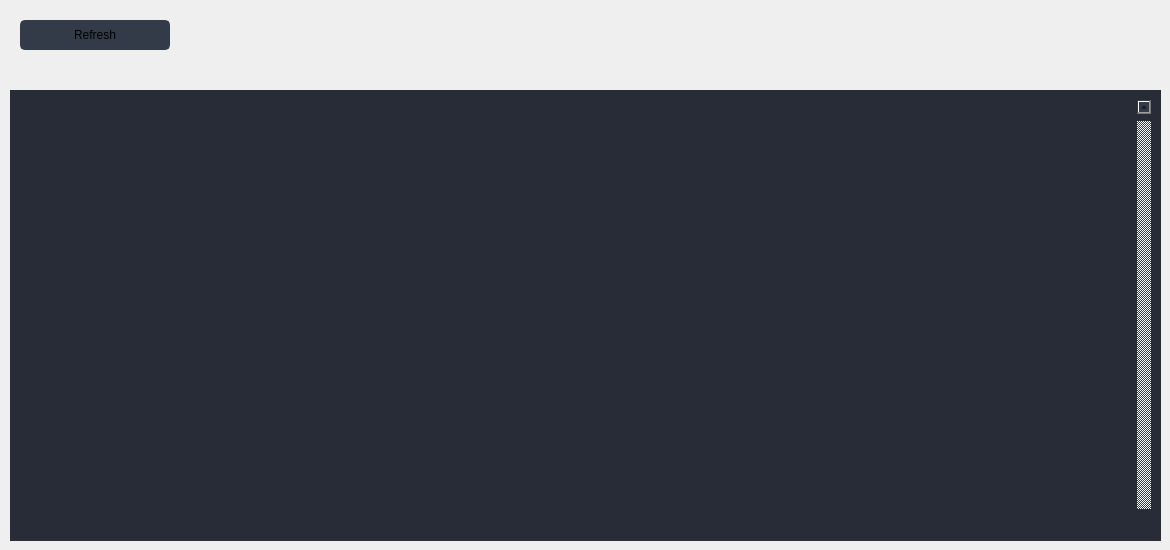
                 <widget class="QWidget" name="page_wallet">
                  <widget class="QFrame" name="frame_icon_top_bar_3">
                   <property name="geometry">
                    <rect>
                     <x>630</x>
                     <y>290</y>
                     <width>30</width>
                     <height>30</height>
                    </rect>
                   </property>
                   <property name="maximumSize">
                    <size>
                     <width>30</width>
                     <height>30</height>
                    </size>
                   </property>
                   <property name="styleSheet">
                    <string notr="true">background: transparent;
background-image: url(:/16x16/icons/16x16/ceat;
</string>
                   </property>
                   <property name="frameShape">
                    <enum>QFrame::StyledPanel</enum>
                   </property>
                   <property name="frameShadow">
                    <enum>QFrame::Raised</enum>
                   </property>
                  </widget>
                  <widget class="QTableWidget" name="table_wallet">
                   <property name="geometry">
                    <rect>
                     <x>10</x>
                     <y>90</y>
                     <width>1151</width>
                     <height>451</height>
                    </rect>
                   </property>
                   <property name="sizePolicy">
                    <sizepolicy hsizetype="Expanding" vsizetype="Expanding">
                     <horstretch>0</horstretch>
                     <verstretch>0</verstretch>
                    </sizepolicy>
                   </property>
                   <property name="palette">
                    <palette>
                     <active>
                      <colorrole role="WindowText">
                       <brush brushstyle="SolidPattern">
                        <color alpha="255">
                         <red>210</red>
                         <green>210</green>
                         <blue>210</blue>
                        </color>
                       </brush>
                      </colorrole>
                      <colorrole role="Button">
                       <brush brushstyle="SolidPattern">
                        <color alpha="255">
                         <red>39</red>
                         <green>44</green>
                         <blue>54</blue>
                        </color>
                       </brush>
                      </colorrole>
                      <colorrole role="Text">
                       <brush brushstyle="SolidPattern">
                        <color alpha="255">
                         <red>210</red>
                         <green>210</green>
                         <blue>210</blue>
                        </color>
                       </brush>
                      </colorrole>
                      <colorrole role="ButtonText">
                       <brush brushstyle="SolidPattern">
                        <color alpha="255">
                         <red>210</red>
                         <green>210</green>
                         <blue>210</blue>
                        </color>
                       </brush>
                      </colorrole>
                      <colorrole role="Base">
                       <brush brushstyle="SolidPattern">
                        <color alpha="255">
                         <red>39</red>
                         <green>44</green>
                         <blue>54</blue>
                        </color>
                       </brush>
                      </colorrole>
                      <colorrole role="Window">
                       <brush brushstyle="SolidPattern">
                        <color alpha="255">
                         <red>39</red>
                         <green>44</green>
                         <blue>54</blue>
                        </color>
                       </brush>
                      </colorrole>
                     </active>
                     <inactive>
                      <colorrole role="WindowText">
                       <brush brushstyle="SolidPattern">
                        <color alpha="255">
                         <red>210</red>
                         <green>210</green>
                         <blue>210</blue>
                        </color>
                       </brush>
                      </colorrole>
                      <colorrole role="Button">
                       <brush brushstyle="SolidPattern">
                        <color alpha="255">
                         <red>39</red>
                         <green>44</green>
                         <blue>54</blue>
                        </color>
                       </brush>
                      </colorrole>
                      <colorrole role="Text">
                       <brush brushstyle="SolidPattern">
                        <color alpha="255">
                         <red>210</red>
                         <green>210</green>
                         <blue>210</blue>
                        </color>
                       </brush>
                      </colorrole>
                      <colorrole role="ButtonText">
                       <brush brushstyle="SolidPattern">
                        <color alpha="255">
                         <red>210</red>
                         <green>210</green>
                         <blue>210</blue>
                        </color>
                       </brush>
                      </colorrole>
                      <colorrole role="Base">
                       <brush brushstyle="SolidPattern">
                        <color alpha="255">
                         <red>39</red>
                         <green>44</green>
                         <blue>54</blue>
                        </color>
                       </brush>
                      </colorrole>
                      <colorrole role="Window">
                       <brush brushstyle="SolidPattern">
                        <color alpha="255">
                         <red>39</red>
                         <green>44</green>
                         <blue>54</blue>
                        </color>
                       </brush>
                      </colorrole>
                     </inactive>
                     <disabled>
                      <colorrole role="WindowText">
                       <brush brushstyle="SolidPattern">
                        <color alpha="255">
                         <red>210</red>
                         <green>210</green>
                         <blue>210</blue>
                        </color>
                       </brush>
                      </colorrole>
                      <colorrole role="Button">
                       <brush brushstyle="SolidPattern">
                        <color alpha="255">
                         <red>39</red>
                         <green>44</green>
                         <blue>54</blue>
                        </color>
                       </brush>
                      </colorrole>
                      <colorrole role="Text">
                       <brush brushstyle="SolidPattern">
                        <color alpha="255">
                         <red>210</red>
                         <green>210</green>
                         <blue>210</blue>
                        </color>
                       </brush>
                      </colorrole>
                      <colorrole role="ButtonText">
                       <brush brushstyle="SolidPattern">
                        <color alpha="255">
                         <red>210</red>
                         <green>210</green>
                         <blue>210</blue>
                        </color>
                       </brush>
                      </colorrole>
                      <colorrole role="Base">
                       <brush brushstyle="SolidPattern">
                        <color alpha="255">
                         <red>39</red>
                         <green>44</green>
                         <blue>54</blue>
                        </color>
                       </brush>
                      </colorrole>
                      <colorrole role="Window">
                       <brush brushstyle="SolidPattern">
                        <color alpha="255">
                         <red>39</red>
                         <green>44</green>
                         <blue>54</blue>
                        </color>
                       </brush>
                      </colorrole>
                     </disabled>
                    </palette>
                   </property>
                   <property name="autoFillBackground">
                    <bool>true</bool>
                   </property>
                   <property name="styleSheet">
                    <string notr="true">QTableWidget {	
	background-color: rgb(39, 44, 54);
	padding: 10px;
	border-radius: 5px;
	gridline-color: rgb(44, 49, 60);
	border-bottom: 1px solid rgb(44, 49, 60);
}
QTableWidget::item{
	border-color: rgb(44, 49, 60);
	padding-left: 5px;
	padding-right: 5px;
	gridline-color: rgb(44, 49, 60);
}
QTableWidget::item:selected{
	background-color: rgb(85, 170, 255);
}
QScrollBar:horizontal {
    border: none;
    background: rgb(52, 59, 72);
    height: 14px;
    margin: 0px 21px 0 21px;
	border-radius: 0px;
}
 QScrollBar:vertical {
	border: none;
    background: rgb(52, 59, 72);
    width: 14px;
    margin: 21px 0 21px 0;
	border-radius: 0px;
 }
QHeaderView::section{
	Background-color: rgb(39, 44, 54);
	max-width: 30px;
	border: 1px solid rgb(44, 49, 60);
	border-style: none;
    border-bottom: 1px solid rgb(44, 49, 60);
    border-right: 1px solid rgb(44, 49, 60);
}
QTableWidget::horizontalHeader {	
	background-color: rgb(81, 255, 0);
}
QHeaderView::section:horizontal
{
    border: 1px solid rgb(32, 34, 42);
	background-color: rgb(27, 29, 35);
	padding: 3px;
	border-top-left-radius: 7px;
    border-top-right-radius: 7px;
}
QHeaderView::section:vertical
{
    border: 1px solid rgb(44, 49, 60);
}
</string>
                   </property>
                   <property name="frameShape">
                    <enum>QFrame::NoFrame</enum>
                   </property>
                   <property name="verticalScrollBarPolicy">
                    <enum>Qt::ScrollBarAlwaysOn</enum>
                   </property>
                   <property name="sizeAdjustPolicy">
                    <enum>QAbstractScrollArea::AdjustToContents</enum>
                   </property>
                   <property name="editTriggers">
                    <set>QAbstractItemView::NoEditTriggers</set>
                   </property>
                   <property name="alternatingRowColors">
                    <bool>false</bool>
                   </property>
                   <property name="selectionMode">
                    <enum>QAbstractItemView::SingleSelection</enum>
                   </property>
                   <property name="selectionBehavior">
                    <enum>QAbstractItemView::SelectRows</enum>
                   </property>
                   <property name="showGrid">
                    <bool>true</bool>
                   </property>
                   <property name="gridStyle">
                    <enum>Qt::SolidLine</enum>
                   </property>
                   <property name="sortingEnabled">
                    <bool>false</bool>
                   </property>
                   <attribute name="horizontalHeaderVisible">
                    <bool>false</bool>
                   </attribute>
                   <attribute name="horizontalHeaderCascadingSectionResizes">
                    <bool>true</bool>
                   </attribute>
                   <attribute name="horizontalHeaderDefaultSectionSize">
                    <number>200</number>
                   </attribute>
                   <attribute name="horizontalHeaderStretchLastSection">
                    <bool>true</bool>
                   </attribute>
                   <attribute name="verticalHeaderVisible">
                    <bool>false</bool>
                   </attribute>
                   <attribute name="verticalHeaderCascadingSectionResizes">
                    <bool>false</bool>
                   </attribute>
                   <attribute name="verticalHeaderHighlightSections">
                    <bool>false</bool>
                   </attribute>
                   <attribute name="verticalHeaderStretchLastSection">
                    <bool>true</bool>
                   </attribute>
                  </widget>
                  <widget class="QPushButton" name="btn_wallet_refresh">
                   <property name="geometry">
                    <rect>
                     <x>20</x>
                     <y>20</y>
                     <width>150</width>
                     <height>30</height>
                    </rect>
                   </property>
                   <property name="minimumSize">
                    <size>
                     <width>150</width>
                     <height>30</height>
                    </size>
                   </property>
                   <property name="font">
                    <font>
                     <family>Segoe UI</family>
                     <pointsize>9</pointsize>
                    </font>
                   </property>
                   <property name="styleSheet">
                    <string notr="true">QPushButton {
	border: 2px solid rgb(52, 59, 72);
	border-radius: 5px;	
	background-color: rgb(52, 59, 72);
}
QPushButton:hover {
	background-color: rgb(57, 65, 80);
	border: 2px solid rgb(61, 70, 86);
}
QPushButton:pressed {	
	background-color: rgb(35, 40, 49);
	border: 2px solid rgb(43, 50, 61);
}</string>
                   </property>
                   <property name="text">
                    <string>Refresh</string>
                   </property>
                   <property name="icon">
                    <iconset>
                     <normaloff>:/16x16/icons/16x16/cil-reload.png</normaloff>:/16x16/icons/16x16/cil-reload.png</iconset>
                   </property>
                  </widget>
                 </widget>
